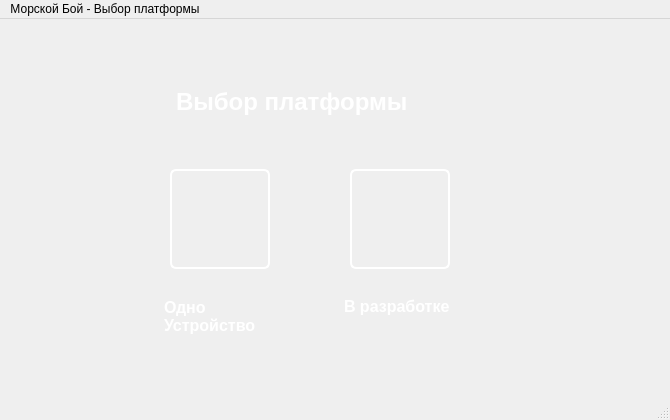
<?xml version="1.0" encoding="UTF-8"?>
<ui version="4.0">
 <class>ChooseConnectionMenu</class>
 <widget class="QMainWindow" name="ChooseConnectionMenu">
  <property name="geometry">
   <rect>
    <x>0</x>
    <y>0</y>
    <width>670</width>
    <height>420</height>
   </rect>
  </property>
  <property name="windowTitle">
   <string>MainWindow</string>
  </property>
  <property name="styleSheet">
   <string notr="true">background: qlineargradient(
    x1: 0, y1: 0,
    x2: 1, y2: 1,
    stop: 0 #a0e9ff,
    stop: 1 #00bcd4
);
</string>
  </property>
  <widget class="QWidget" name="centralwidget">
   <widget class="QLabel" name="label_title">
    <property name="geometry">
     <rect>
      <x>170</x>
      <y>60</y>
      <width>291</width>
      <height>41</height>
     </rect>
    </property>
    <property name="styleSheet">
     <string notr="true">color: white;
background-color: transparent;
font-size: 18pt;
font-weight: bold;
padding-top: 4px;
qproperty-alignment: AlignHCenter;</string>
    </property>
    <property name="text">
     <string>Выбор платформы</string>
    </property>
   </widget>
   <widget class="QPushButton" name="pushButton_return">
    <property name="geometry">
     <rect>
      <x>40</x>
      <y>30</y>
      <width>51</width>
      <height>51</height>
     </rect>
    </property>
    <property name="styleSheet">
     <string notr="true">QPushButton {
    background-image: url(:/images/images/return_button.png);
    background-repeat: no-repeat;
    background-position: center;
    background-color: transparent;
    border: none;
    width: 32px;
    height: 32px;
}

QPushButton:hover {
    background-color: rgba(255, 255, 255, 0.1);
}</string>
    </property>
    <property name="text">
     <string/>
    </property>
   </widget>
   <widget class="QPushButton" name="pushButton_single_compute">
    <property name="geometry">
     <rect>
      <x>170</x>
      <y>150</y>
      <width>100</width>
      <height>100</height>
     </rect>
    </property>
    <property name="styleSheet">
     <string notr="true">QPushButton {
    background-image: url(:/images/images/computer_icon.png);
    background-repeat: no-repeat;
    background-position: center;
    background-color: transparent;
    width: 32px;
    height: 32px;
    border: 2px solid white;
    border-radius: 6px;
}

QPushButton:hover {
    background-color: rgba(255, 255, 255, 0.1);
    border-color: #00bcd4;
}
</string>
    </property>
    <property name="text">
     <string/>
    </property>
   </widget>
   <widget class="QLabel" name="label_single_computer">
    <property name="geometry">
     <rect>
      <x>160</x>
      <y>260</y>
      <width>121</width>
      <height>71</height>
     </rect>
    </property>
    <property name="styleSheet">
     <string notr="true">color: white;
background-color: transparent;
font-size: 12pt;
font-weight: bold;
padding-top: 4px;
qproperty-alignment: AlignHCenter;</string>
    </property>
    <property name="text">
     <string>Одно
Устройство</string>
    </property>
   </widget>
   <widget class="QPushButton" name="pushButton_remote">
    <property name="geometry">
     <rect>
      <x>350</x>
      <y>150</y>
      <width>100</width>
      <height>100</height>
     </rect>
    </property>
    <property name="styleSheet">
     <string notr="true">QPushButton {
    background-image: url(:/images/images/remote_computers_icon.png);
    background-repeat: no-repeat;
    background-position: center;
    background-color: transparent;
    width: 32px;
    height: 32px;
    border: 2px solid white;
    border-radius: 6px;
}

QPushButton:hover {
    background-color: rgba(255, 255, 255, 0.1);
    border-color: #00bcd4;
}
</string>
    </property>
    <property name="text">
     <string/>
    </property>
   </widget>
   <widget class="QLabel" name="label_remote">
    <property name="geometry">
     <rect>
      <x>340</x>
      <y>270</y>
      <width>151</width>
      <height>31</height>
     </rect>
    </property>
    <property name="styleSheet">
     <string notr="true">color: white;
background-color: transparent;
font-size: 12pt;
font-weight: bold;
padding-top: 4px;
qproperty-alignment: AlignHCenter;</string>
    </property>
    <property name="text">
     <string>В разработке</string>
    </property>
   </widget>
  </widget>
  <widget class="QMenuBar" name="menubar">
   <property name="geometry">
    <rect>
     <x>0</x>
     <y>0</y>
     <width>670</width>
     <height>26</height>
    </rect>
   </property>
   <widget class="QMenu" name="menu">
    <property name="title">
     <string>Морской Бой - Выбор платформы</string>
    </property>
   </widget>
   <addaction name="menu"/>
  </widget>
  <widget class="QStatusBar" name="statusbar"/>
 </widget>
 <resources/>
 <connections/>
</ui>
